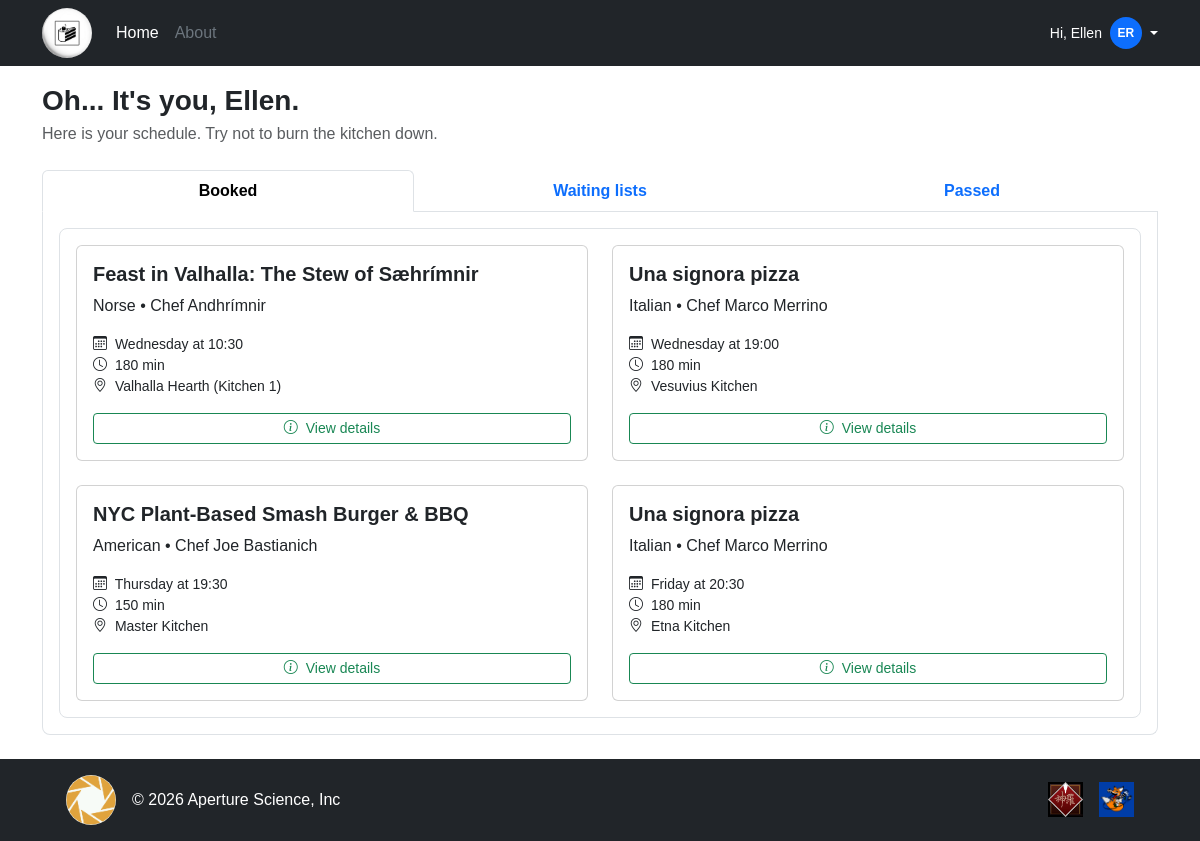
Page /student_profile (signed in) on the earlier database version.
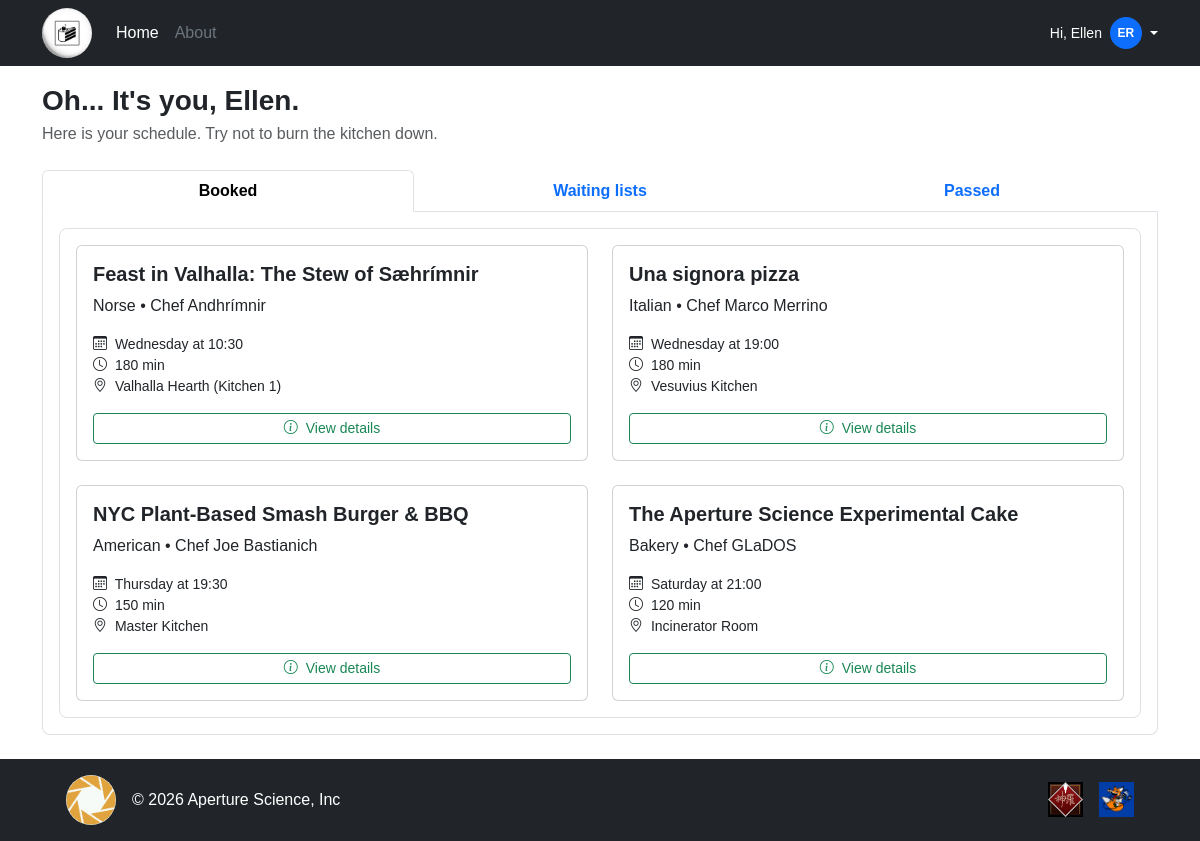
Same page on the later database version.
### tables this page shows
CREATE TABLE "USER" (
	"email"	TEXT NOT NULL UNIQUE,
	"first_name"	TEXT NOT NULL,
	"last_name"	TEXT NOT NULL,
	"password_hash"	TEXT NOT NULL,
	"role"	TEXT NOT NULL CHECK("role" IN ('manager', 'student')),
	PRIMARY KEY("email")
);

CREATE TABLE "BOOKING" (
	"id"	INTEGER NOT NULL UNIQUE,
	"rating"	INTEGER CHECK("rating" BETWEEN 1 AND 5),
	"status"	TEXT NOT NULL CHECK("status" IN ('ENROLLED', 'WAITING')),
	"CLASS_SESSION_id"	INTEGER NOT NULL,
	"USER_email"	TEXT NOT NULL,
	UNIQUE("CLASS_SESSION_id","USER_email"),
	PRIMARY KEY("id" AUTOINCREMENT),
	FOREIGN KEY("CLASS_SESSION_id") REFERENCES "CLASS_SESSION"("id") ON DELETE CASCADE,
	FOREIGN KEY("USER_email") REFERENCES "USER"("email") ON DELETE CASCADE
);

CREATE TABLE "COOKING_CLASS" (
	"id"	INTEGER NOT NULL UNIQUE,
	"cuisine"	TEXT NOT NULL,
	"title"	TEXT NOT NULL,
	"duration"	INTEGER NOT NULL,
	"difficulty"	TEXT NOT NULL CHECK("difficulty" IN ('Beginner', 'Intermediate', 'Advanced')),
	"chef_name"	TEXT NOT NULL,
	"description"	TEXT NOT NULL,
	"dietary_category"	TEXT NOT NULL CHECK("dietary_category" IN ('Standard', 'Vegetarian', 'Vegan', 'Gluten-free')),
	"photo_1"	TEXT NOT NULL,
	"photo_2"	TEXT NOT NULL,
	"photo_3"	TEXT NOT NULL,
	"USER_email"	TEXT NOT NULL,
	PRIMARY KEY("id" AUTOINCREMENT),
	FOREIGN KEY("USER_email") REFERENCES "USER"("email") ON DELETE CASCADE
);

CREATE TABLE "CLASS_SESSION" (
	"id"	INTEGER NOT NULL UNIQUE,
	"max_capacity"	INTEGER NOT NULL,
	"start_time"	TEXT NOT NULL,
	"day_of_week"	TEXT NOT NULL,
	"kitchen"	TEXT NOT NULL,
	"COOKING_CLASS_id"	INTEGER NOT NULL,
	PRIMARY KEY("id" AUTOINCREMENT),
	FOREIGN KEY("COOKING_CLASS_id") REFERENCES "COOKING_CLASS"("id") ON DELETE CASCADE
);

### app.py (the view)
@app.route("/student_profile")
@login_required
def student_profile():
    all_sessions = booking_dao.get_user_enrolled_sessions(current_user.email)
    all_sessions.sort(key=lambda s: (utilities_dao.DAYS.index(s["day_of_week"]), s["start_time"]))
    upcoming_sessions = []
    past_sessions = []
    on_waiting_list = []
    for session in all_sessions:
        day = session["day_of_week"]
        time = session["start_time"]
        duration = session["duration"]
        ended = utilities_dao.check_end_of_session(day, time, duration)
        if session["status"] == "WAITING":
            if not ended:
                session = dict(session)
                session["waiting_position"] = booking_dao.get_waiting_list_positions(current_user.email, session["id"])
                on_waiting_list.append(session)
        else:
            if ended:
                past_sessions.append(session)
            else:
                upcoming_sessions.append(session)
    return render_template("student/student_profile.html", upcoming_sessions=upcoming_sessions, past_sessions=past_sessions, on_waiting_list=on_waiting_list)

### app.py (called while the page is built)
@login_manager.user_loader
def load_user(user_id):
    db_user = user_dao.get_user_by_email(user_id)
    if not db_user:
        return None
    return User(
        email=db_user["email"],
        first_name=db_user["first_name"],
        last_name=db_user["last_name"],
        password=db_user["password_hash"],
        role=db_user["role"]
    )

### dao/booking_dao.py (called while the page is built)
def get_waiting_list_positions(user_email, session_id):
    conn = utilities_dao.db_connect()
    cursor = conn.cursor()
    query = """
        SELECT COUNT(*) AS position
        FROM BOOKING
        WHERE CLASS_SESSION_id = ?
            AND status = 'WAITING'
            AND id <= (
                SELECT id
                FROM BOOKING
                WHERE CLASS_SESSION_id = ?
                    AND USER_email = ?
            )
    """
    cursor.execute(query, (session_id, session_id, user_email))
    waiting_list = cursor.fetchone()
    utilities_dao.close_connection(conn, cursor)
    return waiting_list["position"] if waiting_list else None

### dao/user_dao.py (called while the page is built)
def get_user_by_email(email):
    conn = utilities_dao.db_connect()
    cursor = conn.cursor()
    cursor.execute("SELECT * FROM user WHERE email = ?", (email,))
    user = cursor.fetchone()
    utilities_dao.close_connection(conn, cursor)
    return user

### dao/utilities_dao.py (called while the page is built)
def db_connect():
    conn = sqlite3.connect(DATABASE)
    conn.row_factory = sqlite3.Row
    return conn

def close_connection(conn, cursor):
    conn.commit()
    cursor.close()
    conn.close()

def get_week_time(day, time_str):
    hours, minutes = time_str.split(":")
    return datetime.timedelta(days=DAYS.index(day), hours=int(hours), minutes=int(minutes))

def get_minutes(time_str):
    return datetime.timedelta(minutes=int(time_str))

def check_end_of_session(day, time, duration):
    session_start_time = get_week_time(day, time)
    session_duration = get_minutes(duration)
    session_end_time = session_start_time + session_duration
    current_time = get_week_time(CURRENT_DAY, CURRENT_TIME)
    return current_time >= session_end_time

### templates/student/student_profile.html (shortened to what this page needs)
{% extends "base.html" %}
{% block content %}
<div class="container my-4">
    <div class="mb-4">
        <h3 class="fw-bold mb-1">Oh... It's you, {{ current_user.first_name }}.</h3>
        <p class="text-muted mb-0">Here is your schedule. Try not to burn the kitchen down.</p>
    </div>
    <div class="row mt-4">
        <div class="col-12">
            <ul class="nav nav-tabs nav-justified">
                <li class="nav-item">
                    <a class="nav-link active" data-bs-toggle="tab" href="#booked">
                        <strong>Booked</strong>
                    </a>
                </li>
                <li class="nav-item">
                    <a class="nav-link" data-bs-toggle="tab" href="#waiting">
                        <strong>Waiting lists</strong>
                    </a>
                </li>
                <li class="nav-item">
                    <a class="nav-link" data-bs-toggle="tab" href="#passed">
                        <strong>Passed</strong>
                    </a>
                </li>
            </ul>
            <div class="border border-top-0 rounded-bottom-3 p-3">
                <div class="tab-content border rounded-3 p-3">
                    <div id="booked" class="tab-pane fade show active">
                        {% if upcoming_sessions %}
                        <div class="row row-cols-1 row-cols-md-2 g-4">
                            {% for upcoming in upcoming_sessions %}
                            <div class="col">
                                <div class="card h-100">
                                    <div class="card-body">
                                        <div class="d-flex justify-content-between align-items-start mb-2">
                                            <h5 class="card-title fw-bold mb-0">{{ upcoming.title }}</h5>
                                        </div>
                                        <p class="card-text mb-3">{{ upcoming.cuisine }} • Chef {{ upcoming.chef_name }}
                                        </p>
                                        <ul class="list-unstyled small mb-3">
                                            <li><i class="bi bi-calendar3 me-1"></i> {{ upcoming.day_of_week }} at {{
                                                upcoming.start_time }}</li>
                                            <li><i class="bi bi-clock me-1"></i> {{ upcoming.duration }} min</li>
                                            <li><i class="bi bi-geo-alt me-1"></i> {{ upcoming.kitchen }}</li>
                                        </ul>
                                        <a href="{{ url_for('session_details', session_id=upcoming.id) }}"
                                            class="btn btn-outline-success btn-sm w-100">
                                            <i class="bi bi-info-circle me-1"></i> View details
                                        </a>
                                    </div>
                                </div>
                            </div>
                            {% endfor %}
                        </div>
                        {% else %}
                        <div class="col-12 text-center py-5 text-muted">
                            <p class="mb-0">You haven't made any reservations yet.</p>
                        </div>
                        {% endif %}
                    </div>
                </div>
            </div>
        </div>
    </div>
</div>
{% endblock %}

### templates/base.html (shortened to what this page needs)
<!DOCTYPE html>
<html lang="en">
<head>
    <link href="https://cdn.jsdelivr.net/npm/bootstrap@5.3.3/dist/css/bootstrap.min.css" rel="stylesheet">
    <link rel="stylesheet" href="https://cdn.jsdelivr.net/npm/bootstrap-icons@1.11.3/font/bootstrap-icons.min.css">
    <link rel="stylesheet" href="{{ url_for('static', filename='css/root.css') }}">
    <link rel="stylesheet" href="{{ url_for('static', filename='css/index.css') }}">
    <link rel="stylesheet" href="{{ url_for('static', filename='css/authentication.css') }}">
    <link rel="stylesheet" href="{{ url_for('static', filename='css/profiles.css') }}">
</head>
<body class="d-flex flex-column min-vh-100">
    <header class="fixed-top py-2 text-bg-dark">
        <div class="container">
            <div class="d-flex flex-wrap align-items-center">
                <a href="{{ url_for('home') }}" class="d-flex align-items-center me-3 text-white text-decoration-none">
                    <img class="site-logo rounded-circle" width="50" height="50"
                        src="{{ url_for('static', filename='img/logos/cake_3.jpg') }}"
                        alt="The cake is a lie logo">
                </a>
                <ul class="nav me-auto mb-2 mb-md-0">
                    <li><a href="{{ url_for('home') }}" class="nav-link px-2 text-white">Home</a></li>
                    <li><a href="#" class="nav-link px-2 text-secondary">About</a></li>
                </ul>
                <div class="col-md-3 text-end">
                    {% if not current_user.is_authenticated %}
                    <a href="{{ url_for('login') }}" type="button" class="btn btn-primary me-2">Login</a>
                    {% else %}
                    <div class="dropdown text-end">
                        <a href="#"
                            class="d-inline-flex align-items-center text-white text-decoration-none dropdown-toggle"
                            data-bs-toggle="dropdown" aria-expanded="false">
                            <span class="me-2 small">Hi, {{ current_user.first_name }}</span>
                            <span
                                class="avatar-initials bg-primary text-white rounded-circle d-inline-flex align-items-center justify-content-center me-1">
                                {{ current_user.first_name[0] }}{{ current_user.last_name[0] }}
                            </span>
                        </a>
                    </div>
                    {% endif %}
                </div>
            </div>
        </div>
    </header>
    <main class="flex-grow-1">
        {% block content %}
        {% endblock %}
    </main>
    <footer class="text-bg-dark py-3 mt-auto">
        <div class="container">
            <div class=" d-flex flex-wrap justify-content-between align-items-center">
                <div class="col-md-4 d-flex align-items-center mx-4">
                    <a href="{{ url_for('home') }}"
                        class="d-flex align-items-center me-3 text-white text-decoration-none">
                        <img class="site-logo rounded-circle" width="50" height="50"
                            src="{{ url_for('static', filename='img/logos/aperture_science.jpg') }}" alt="">
                    </a>
                    <span class="text-body-primary">© 2026 Aperture Science, Inc</span>
                </div>
                <ul class="nav col-md-4 justify-content-end list-unstyled d-flex mx-4">
                    <li class="ms-3">
                        <a class="text-body-secondary" href="#" aria-label="Shinra Inc">
                            <img src="{{ url_for('static', filename='img/logos/shinra_logo.jpg') }}" alt="Shinra Inc"
                                width="35" height="35">
                        </a>
                    </li>
                    <li class="ms-3">
                        <a class="text-body-secondary" href="#" aria-label="Fox Hound">
                            <img src="{{ url_for('static', filename='img/logos/fox_hound_logo.jpg') }}" alt="Fox Hound"
                                width="35" height="35">
                        </a>
                    </li>
                </ul>
            </div>
        </div>
    </footer>
</body>
</html>

### static/css/root.css (style rules this page uses)
html { scrollbar-width: thin; scrollbar-color: #0072FA #212529; scroll-behavior: smooth; }
body { padding-top: 60px; overflow-x: hidden; font-family: Verdana, Geneva, Tahoma, sans-serif; }
.avatar-initials { width: 32px; height: 32px; font-size: 0.75rem; font-weight: 600; }

Differences in the rows shown:
removed BOOKING: title "Una signora pizza", cuisine "Italian", chef_name "Marco Merrino", day_of_week "Friday", start_time "20:30", duration "180", kitchen "Etna Kitchen"
added BOOKING: title "The Aperture Science Experimental Cake", cuisine "Bakery", chef_name "GLaDOS", day_of_week "Saturday", start_time "21:00", duration "120", kitchen "Incinerator Room"
